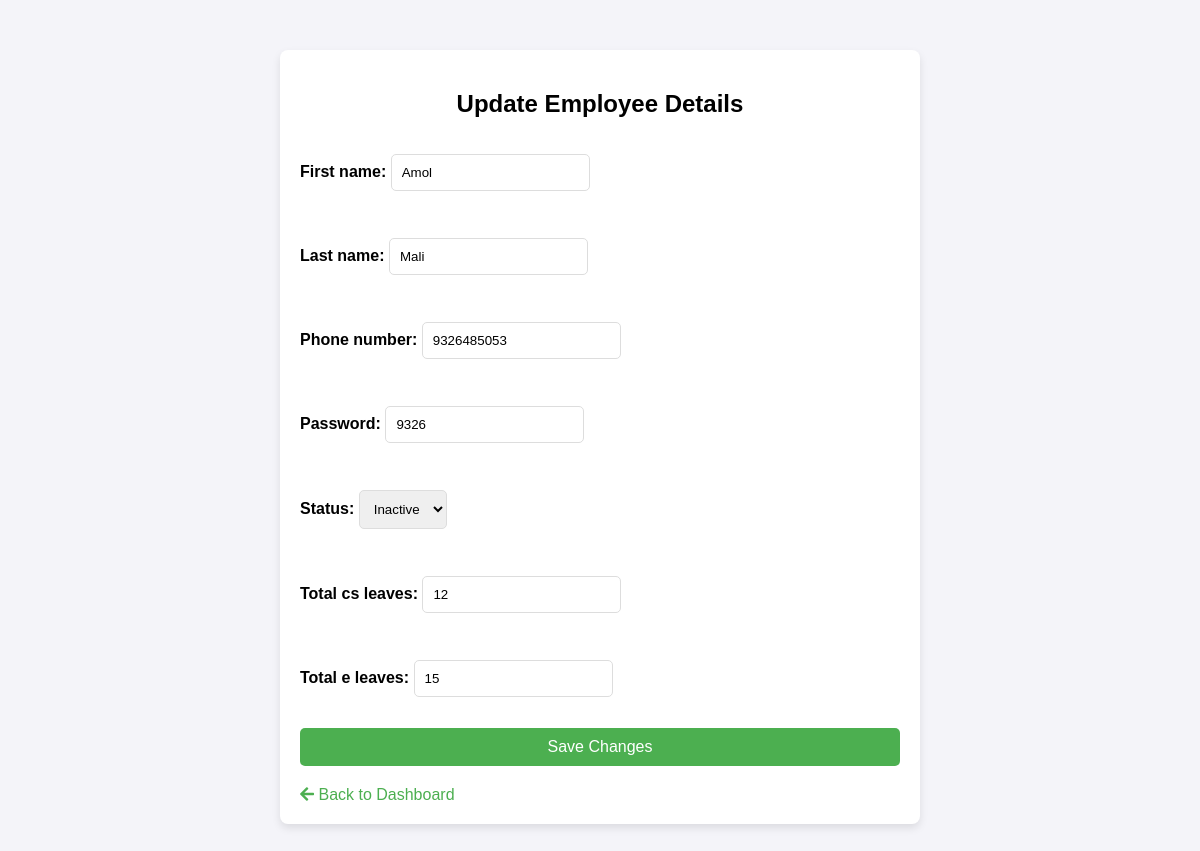
The app's page /employee/edit/3/ (signed in), older data.
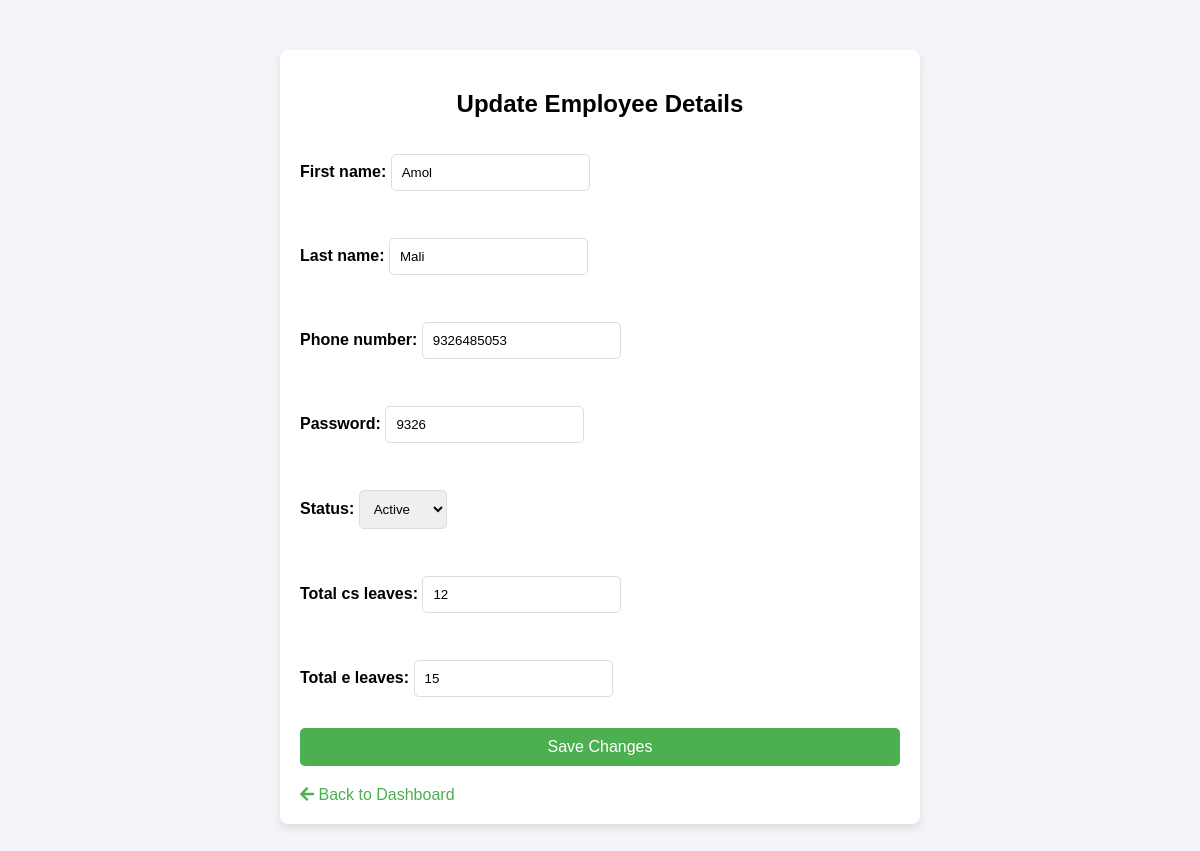
The same page, newer data.
### leave_management/models.py (models this page shows, shortened)
class EmployeeProfile(models.Model):
    ACTIVE = 'Active'
    INACTIVE = 'Inactive'
    STATUS_CHOICES = [
        (ACTIVE, 'Active'),
        (INACTIVE, 'Inactive'),
    ]
    first_name = models.CharField(max_length=100)
    last_name = models.CharField(max_length=100)
    phone_number = models.CharField(max_length=10, unique=True)
    password = models.CharField(max_length=4)
    status = models.CharField(max_length=8, choices=STATUS_CHOICES, default=ACTIVE)
    total_cs_leaves = models.IntegerField(default=12)  # Casual Leave (CS)
    total_e_leaves = models.IntegerField(default=12)  # Earned Leave (E)

### leave_management/views.py (the view)
# urls.py: path("employee/edit/<int:employee_id>/", modify_employee, name="modify_employee"),
@login_required
def modify_employee(request, employee_id=None):
    if employee_id:
        employee = get_object_or_404(EmployeeProfile, id=employee_id)
    else:
        employee = None
    if request.method == "POST":
        form = EmployeeForm(request.POST, instance=employee)
        if form.is_valid():
            password = form.cleaned_data.get('password')
            if not password.isdigit() or len(password) != 4:
                messages.error(request, "Password must be exactly 4 digits.")
                return render(request, "modify_employee.html", {"form": form})  # Re-render form with error
            else:
                form.save()
                messages.success(request, "Employee details saved successfully.")
                return redirect("admin_dashboard")
        else:
            messages.error(request, "Please correct the errors below.")
            return render(request, "modify_employee.html", {"form": form})  # Re-render with form errors
    else:
        form = EmployeeForm(instance=employee)
    return render(request, "modify_employee.html", {"form": form})

### leave_management/EmployeeForm.py
class EmployeeForm(forms.ModelForm):
    class Meta:
        model = EmployeeProfile
        fields = ["first_name", "last_name", "phone_number", "password", "status", "total_cs_leaves", "total_e_leaves"]

### leave_management/templates/modify_employee.html (shortened to what this page needs)
<!DOCTYPE html>
<html lang="en">
<head>
    <link rel="stylesheet" href="https://cdnjs.cloudflare.com/ajax/libs/font-awesome/5.15.4/css/all.min.css">
</head>
<body>
<div class="container">
    <h2>Update Employee Details</h2>
    <form method="post">
        {{ form.as_p }}
        <button type="submit">Save Changes</button>
    </form>
    <a href="{% url 'admin_dashboard' %}" class="back-btn"><i class="fas fa-arrow-left"></i> Back to Dashboard</a>
</div>
</body>
</html>

Row changes from the older to the newer data that the page shows:
changed EmployeeProfile "Amol": status "Inactive" → "Active"
